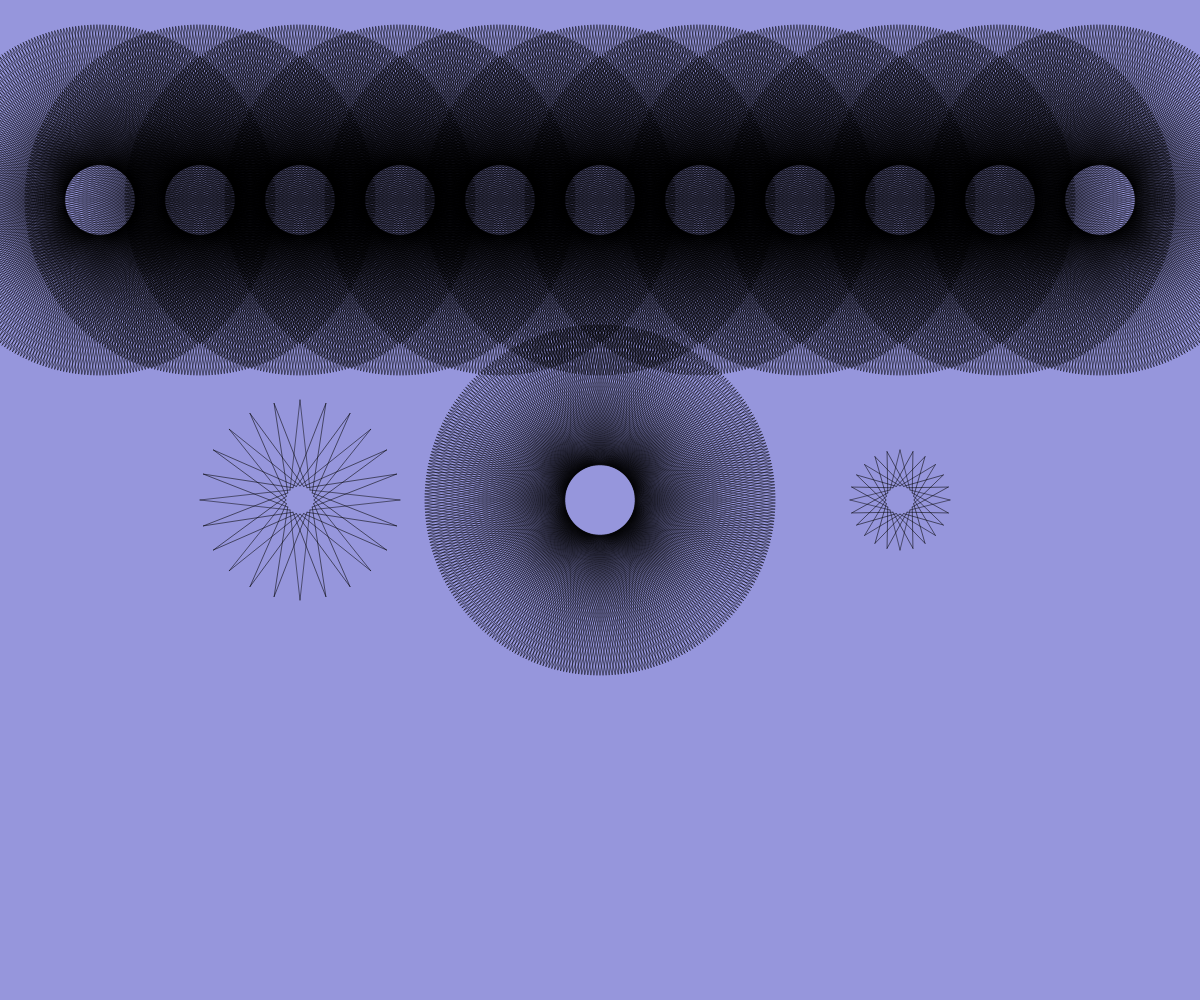
Frame 1 (no input)
Frame 60 (no input): identical to frame 1, image omitted
Frame 120 (the mouse pressed at the canvas centre since frame 60): identical to frame 1, image omitted

The p5.js sketch that drew this single still picture (run headless with seeded random() and noise() and a simulated clock; from frame 60 on, the mouse is pressed at the canvas centre):

// p5.js sketch
// ── sketch.js
function star(x, y, w, c, l) {
  let r = w / 2;
  push();
  translate(x, y);

  for (let cnt = 0; cnt < l ; cnt++) {
    line(c, -c, r, 0);
    line(c, c, r, 0);

    rotate(360/l);
  }

  // line(-c, c, 0, r);
  // line(c, c, 0, r);

  // line(-c, -c, -r, 0);
  // line(-c, c, -r, 0);

  // line(-c, -c, 0, -r);
  // line(c, -c, 0, -r);
  pop();
}

function setup() {
  createCanvas(windowWidth, windowHeight);
  background(150, 150, 220);
  strokeWeight(0.5);

  angleMode(DEGREES);

  star(width / 4, height / 2, 200, 10,24);
  star(width / 2, height / 2, 350, 25,360);
  star((3 * width) / 4, height / 2, 100, 10,24);

  for(let x = 100; x<width; x+=100){
    star(x, height / 5, 350, 25,360); 
  }
}

function draw() {}
